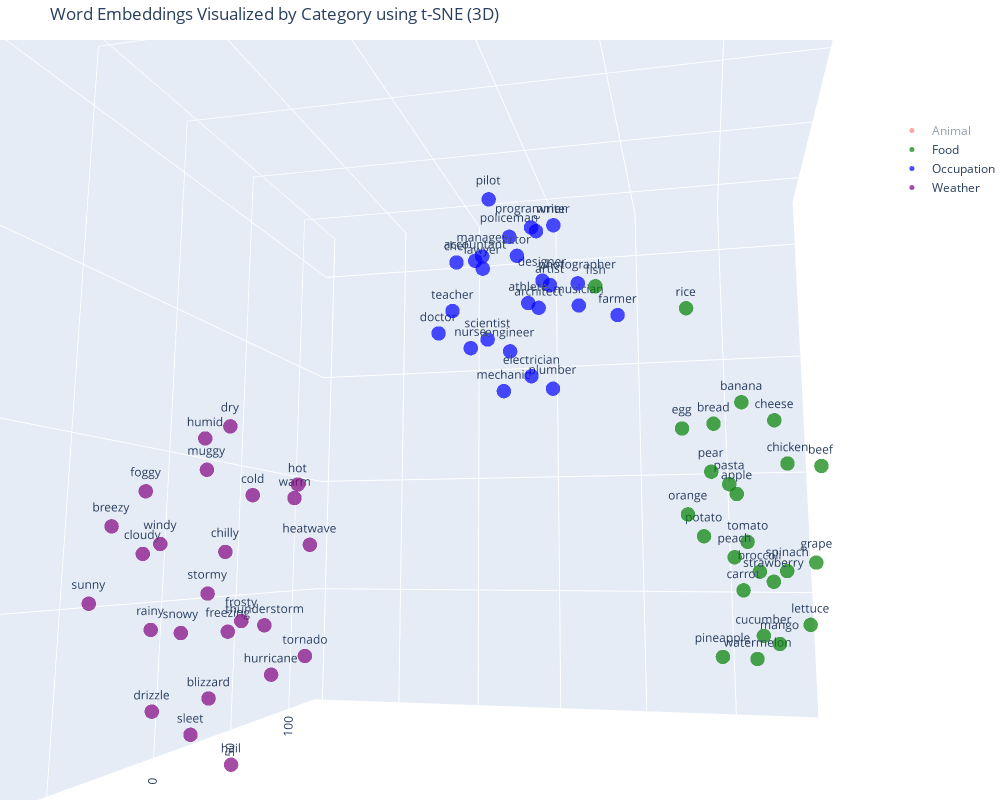

Source (notebook cell):
### Markdown cell above
### 3D Representation

### Code cell
# Convert string representations of lists to numpy arrays
matrix = np.array(df['embedding'].apply(eval).tolist())

# Create a t-SNE model and transform the data
tsne = TSNE(
    n_components=3,
    perplexity=10,
    n_iter=5000,
    learning_rate='auto',
    init='pca',
    random_state=2
)
vis_dims = tsne.fit_transform(matrix)

category_colors = {
    'Animal': 'red',
    'Food': 'green',
    'Occupation': 'blue',
    'Weather': 'purple'
}

# Create traces for each category
traces = []
for category, color in category_colors.items():
    category_mask = df['Category'] == category
    category_data = vis_dims[category_mask]
    words = df['Word'][category_mask]
    
    # Create hover text with only coordinates
    hovertext = [f"X: {x:.2f}, Y: {y:.2f}, Z: {z:.2f}" 
                 for x, y, z in category_data]
    
    trace = go.Scatter3d(
        x=category_data[:, 0],
        y=category_data[:, 1],
        z=category_data[:, 2],
        mode='markers+text',
        name=category,
        marker=dict(
            size=5,
            color=color,
            opacity=0.7
        ),
        text=words,
        textposition="top center",
        hovertext=hovertext,
        hoverinfo='text',
        textfont=dict(size=12)
    )
    traces.append(trace)

# Create the layout
layout = go.Layout(
    title="Word Embeddings Visualized by Category using t-SNE (3D)",
    scene=dict(
        xaxis_title='X',
        yaxis_title='Y',
        zaxis_title='Z',
        aspectmode='cube',
        camera=dict(
            up=dict(x=0, y=0, z=1),
            center=dict(x=0, y=0, z=0),
            eye=dict(x=1.5, y=1.5, z=1.5)
        ),
    ),
    width=1000,  
    height=800,
    margin=dict(l=0, r=0, b=0, t=40),
    legend=dict(
        x=0.9,
        y=0.9,
        traceorder="normal",
        font=dict(size=12),
        bgcolor="rgba(255, 255, 255, 0.5)"
    ),
    hovermode='closest'
)

# Create the figure and display
fig = go.Figure(data=traces, layout=layout)
init_notebook_mode(connected=True)
fig.show()

### Figure 1 — Plotly figure (JSON) as saved in the notebook; plotly's stock layout.template omitted (floating-point values rounded to 4 significant figures)
{"data": [{"hoverinfo": "text", "hovertext": ["X: -23.38, Y: -53.17, Z: 25.26", "X: -26.24, Y: -50.83, Z: 44.32", "X: -26.86, Y: -12.18, Z: -36.58", "X: -41.02, Y: -41.34, Z: -4.04", "X: -37.06, Y: -21.84, Z: -12.16", "X: -7.09, Y: -7.04, Z: -37.36", "X: -3.31, Y: -12.05, Z: -54.54", "X: -39.17, Y: 5.06, Z: -0.24", "X: 12.93, Y: -2.27, Z: -9.16", "X: -2.80, Y: 1.24, Z: -7.41", "X: -40.74, Y: 13.29, Z: -24.65", "X: -38.08, Y: 4.59, Z: -38.85", "X: -41.60, Y: -77.06, Z: 3.02", "X: -54.97, Y: -49.99, Z: -9.91", "X: -75.89, Y: -55.78, Z: -15.68", "X: -57.95, Y: -55.37, Z: 20.91", "X: -35.68, Y: -65.32, Z: 17.02", "X: -29.71, Y: -1.51, Z: 18.07", "X: -14.00, Y: -50.98, Z: 4.77", "X: -21.43, Y: -36.63, Z: -23.44", "X: -42.34, Y: -25.94, Z: 26.78", "X: -59.78, Y: -19.71, Z: 38.32", "X: -56.77, Y: -37.21, Z: 19.09", "X: -74.74, Y: -42.45, Z: 10.17", "X: -62.05, Y: -4.25, Z: -1.26"], "marker": {"color": "red", "opacity": 0.7, "size": 5}, "mode": "markers+text", "name": "Animal", "text": ["dog", "cat", "elephant", "lion", "tiger", "giraffe", "zebra", "penguin", "koala", "kangaroo", "dolphin", "whale", "bear", "wolf", "fox", "rabbit", "deer", "squirrel", "owl", "eagle", "snake", "crocodile", "turtle", "frog", "butterfly"], "textfont": {"size": 12}, "textposition": "top center", "type": "scatter3d", "visible": "legendonly", "x": [-23.38, -26.24, -26.86, -41.02, -37.06, -7.093, -3.31, -39.17, 12.93, -2.8, -40.74, -38.08, -41.6, -54.97, -75.89, -57.95, -35.68, -29.71, -14.0, -21.43, -42.34, -59.78, -56.77, -74.74, -62.05], "y": [-53.17, -50.83, -12.18, -41.34, -21.84, -7.044, -12.05, 5.064, -2.268, 1.244, 13.29, 4.595, -77.06, -49.99, -55.78, -55.37, -65.32, -1.509, -50.98, -36.63, -25.94, -19.71, -37.21, -42.45, -4.246], "z": [25.26, 44.32, -36.58, -4.041, -12.16, -37.36, -54.54, -0.2358, -9.159, -7.414, -24.65, -38.85, 3.02, -9.906, -15.68, 20.91, 17.02, 18.07, 4.774, -23.44, 26.78, 38.32, 19.09, 10.17, -1.262]}, {"hoverinfo": "text", "hovertext": ["X: -55.27, Y: -96.01, Z: -20.84", "X: -62.46, Y: -98.14, Z: -0.23", "X: -69.18, Y: -80.79, Z: -26.11", "X: -36.06, Y: -122.14, Z: -36.82", "X: -14.70, Y: -110.03, Z: -42.09", "X: -24.99, Y: -95.87, Z: -35.51", "X: -30.59, Y: -88.62, Z: -13.24", "X: -38.06, Y: -108.91, Z: -56.52", "X: -32.61, Y: -90.35, Z: -60.46", "X: -8.55, Y: -103.47, Z: -63.25", "X: 27.85, Y: -101.29, Z: -45.88", "X: 53.04, Y: -110.31, Z: -40.39", "X: 16.00, Y: -103.07, Z: -30.83", "X: 30.52, Y: -85.33, Z: -28.73", "X: 9.54, Y: -107.53, Z: -58.44", "X: 27.84, Y: -128.29, Z: -56.28", "X: 36.68, Y: -120.76, Z: -39.93", "X: -68.68, Y: -82.17, Z: 21.08", "X: 30.96, Y: -97.06, Z: -11.89", "X: 14.72, Y: -90.86, Z: 5.94", "X: 17.80, Y: -116.21, Z: 6.85", "X: 34.60, Y: -122.80, Z: -5.15", "X: 23.15, Y: -135.22, Z: -7.26", "X: -85.53, Y: -56.35, Z: 22.58", "X: -9.56, Y: -78.23, Z: 1.38"], "marker": {"color": "green", "opacity": 0.7, "size": 5}, "mode": "markers+text", "name": "Food", "text": ["apple", "banana", "orange", "grape", "strawberry", "peach", "pear", "mango", "pineapple", "watermelon", "carrot", "broccoli", "tomato", "potato", "cucumber", "lettuce", "spinach", "rice", "pasta", "bread", "cheese", "chicken", "beef", "fish", "egg"], "textfont": {"size": 12}, "textposition": "top center", "type": "scatter3d", "x": [-55.27, -62.46, -69.18, -36.06, -14.7, -24.99, -30.59, -38.06, -32.61, -8.552, 27.85, 53.04, 16.0, 30.52, 9.544, 27.84, 36.68, -68.68, 30.96, 14.72, 17.8, 34.6, 23.15, -85.53, -9.562], "y": [-96.01, -98.14, -80.79, -122.1, -110.0, -95.87, -88.62, -108.9, -90.35, -103.5, -101.3, -110.3, -103.1, -85.33, -107.5, -128.3, -120.8, -82.17, -97.06, -90.86, -116.2, -122.8, -135.2, -56.35, -78.23], "z": [-20.84, -0.2316, -26.11, -36.82, -42.09, -35.51, -13.24, -56.52, -60.46, -63.25, -45.88, -40.39, -30.83, -28.73, -58.44, -56.28, -39.93, 21.08, -11.89, 5.935, 6.849, -5.154, -7.263, 22.58, 1.383]}, {"hoverinfo": "text", "hovertext": ["X: 50.80, Y: 39.08, Z: 57.65", "X: 73.71, Y: 55.73, Z: 55.09", "X: 103.08, Y: 23.27, Z: 52.91", "X: 53.22, Y: 37.98, Z: 77.65", "X: 63.29, Y: -9.77, Z: 69.23", "X: 73.91, Y: -23.14, Z: 63.36", "X: 54.49, Y: -13.78, Z: 90.09", "X: 109.60, Y: 42.24, Z: 93.14", "X: 78.55, Y: 38.84, Z: 49.36", "X: 114.36, Y: 26.91, Z: 108.91", "X: 120.50, Y: 11.44, Z: 112.88", "X: 112.70, Y: 40.08, Z: 61.07", "X: 48.20, Y: -1.84, Z: 58.21", "X: 51.48, Y: 4.85, Z: 77.95", "X: 94.95, Y: -18.98, Z: 78.94", "X: 107.21, Y: 6.94, Z: 72.76", "X: 43.88, Y: 17.52, Z: 98.33", "X: 83.42, Y: -42.85, Z: 61.08", "X: 110.06, Y: 29.17, Z: 36.79", "X: 95.53, Y: 8.63, Z: 40.00", "X: 112.26, Y: -0.21, Z: 37.38", "X: 89.30, Y: 40.06, Z: 90.13", "X: 93.19, Y: 1.23, Z: 80.58", "X: 81.84, Y: 4.88, Z: 100.23", "X: 66.00, Y: 28.21, Z: 83.77"], "marker": {"color": "blue", "opacity": 0.7, "size": 5}, "mode": "markers+text", "name": "Occupation", "text": ["teacher", "doctor", "engineer", "chef", "artist", "musician", "writer", "lawyer", "nurse", "policeman", "firefighter", "scientist", "athlete", "actor", "photographer", "architect", "pilot", "farmer", "mechanic", "electrician", "plumber", "accountant", "designer", "programmer", "manager"], "textfont": {"size": 12}, "textposition": "top center", "type": "scatter3d", "x": [50.8, 73.71, 103.1, 53.22, 63.29, 73.91, 54.49, 109.6, 78.55, 114.4, 120.5, 112.7, 48.2, 51.48, 94.95, 107.2, 43.88, 83.42, 110.1, 95.53, 112.3, 89.3, 93.19, 81.84, 66.0], "y": [39.08, 55.73, 23.27, 37.98, -9.769, -23.14, -13.78, 42.24, 38.84, 26.91, 11.44, 40.08, -1.835, 4.849, -18.98, 6.936, 17.52, -42.85, 29.17, 8.631, -0.2074, 40.06, 1.235, 4.879, 28.21], "z": [57.65, 55.09, 52.91, 77.65, 69.23, 63.36, 90.09, 93.14, 49.36, 108.9, 112.9, 61.07, 58.21, 77.95, 78.94, 72.76, 98.33, 61.08, 36.79, 40.0, 37.38, 90.13, 80.58, 100.2, 83.77]}, {"hoverinfo": "text", "hovertext": ["X: -54.17, Y: 138.76, Z: -48.02", "X: -46.67, Y: 119.03, Z: -55.32", "X: -54.96, Y: 116.67, Z: -34.62", "X: -33.43, Y: 128.55, Z: -31.64", "X: -33.19, Y: 106.70, Z: -45.89", "X: -22.56, Y: 126.40, Z: -58.12", "X: -60.80, Y: 111.60, Z: -18.19", "X: -32.63, Y: 111.37, Z: -0.51", "X: -9.21, Y: 118.16, Z: 6.54", "X: 4.02, Y: 115.45, Z: -14.94", "X: -1.86, Y: 89.62, Z: -12.14", "X: 12.78, Y: 100.41, Z: -15.52", "X: 1.16, Y: 125.79, Z: -33.74", "X: 9.96, Y: 129.48, Z: -60.24", "X: -38.28, Y: 146.52, Z: -26.53", "X: -27.65, Y: 85.68, Z: -55.00", "X: -30.96, Y: 95.15, Z: -93.32", "X: -30.29, Y: 113.61, Z: -85.88", "X: -48.97, Y: 114.73, Z: -76.57", "X: -42.73, Y: 71.93, Z: -66.82", "X: -23.77, Y: 70.41, Z: -63.79", "X: -8.63, Y: 123.27, Z: -79.13", "X: -9.23, Y: 78.59, Z: -31.66", "X: 0.19, Y: 115.88, Z: -55.95", "X: -42.99, Y: 101.71, Z: -10.98"], "marker": {"color": "purple", "opacity": 0.7, "size": 5}, "mode": "markers+text", "name": "Weather", "text": ["sunny", "rainy", "cloudy", "windy", "stormy", "snowy", "foggy", "humid", "dry", "cold", "hot", "warm", "chilly", "freezing", "breezy", "thunderstorm", "hail", "sleet", "drizzle", "hurricane", "tornado", "blizzard", "heatwave", "frosty", "muggy"], "textfont": {"size": 12}, "textposition": "top center", "type": "scatter3d", "x": [-54.17, -46.67, -54.96, -33.43, -33.19, -22.56, -60.8, -32.63, -9.21, 4.02, -1.863, 12.78, 1.162, 9.965, -38.28, -27.65, -30.96, -30.29, -48.97, -42.73, -23.77, -8.635, -9.234, 0.1887, -42.99], "y": [138.8, 119.0, 116.7, 128.5, 106.7, 126.4, 111.6, 111.4, 118.2, 115.4, 89.62, 100.4, 125.8, 129.5, 146.5, 85.68, 95.15, 113.6, 114.7, 71.93, 70.41, 123.3, 78.59, 115.9, 101.7], "z": [-48.02, -55.32, -34.62, -31.64, -45.89, -58.12, -18.19, -0.5094, 6.541, -14.94, -12.14, -15.52, -33.74, -60.24, -26.53, -55.0, -93.32, -85.88, -76.57, -66.82, -63.79, -79.13, -31.66, -55.95, -10.98]}], "layout": {"height": 800, "hovermode": "closest", "legend": {"bgcolor": "rgba(255, 255, 255, 0.5)", "font": {"size": 12}, "traceorder": "normal", "x": 0.9, "y": 0.9}, "margin": {"b": 0, "l": 0, "r": 0, "t": 40}, "scene": {"aspectmode": "cube", "aspectratio": {"x": 1, "y": 1, "z": 1}, "camera": {"center": {"x": 0, "y": 0, "z": 0}, "eye": {"x": -1.349, "y": -0.304, "z": -0.207}, "projection": {"type": "perspective"}, "up": {"x": 0, "y": 0, "z": 1}}, "xaxis": {"title": {"text": "X"}, "type": "linear"}, "yaxis": {"title": {"text": "Y"}, "type": "linear"}, "zaxis": {"title": {"text": "Z"}, "type": "linear"}}, "title": {"text": "Word Embeddings Visualized by Category using t-SNE (3D)"}, "width": 1000}}
